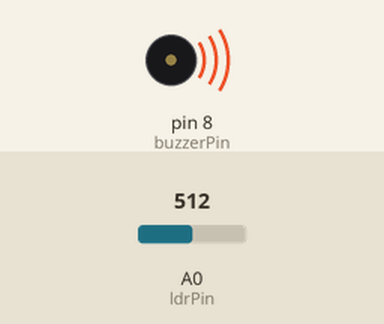
The sketch below on a simulated Arduino Uno, built with avr-gcc and run on an emulated ATmega328P. Shown: buzzer (waves = sounding, pin HIGH). The test bench sets the inputs (shaded band); at power-on: A0 (ldrPin) = 512. What the sketch prints to the serial monitor is not drawn.

Above: at 1.2 s.
1.3 s: A0 (ldrPin) set to 485
At 2.0 s:
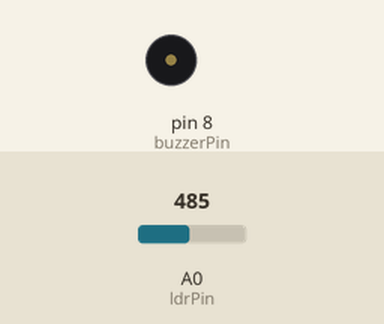
2.8 s: A0 (ldrPin) set to 510
At 3.3 s:
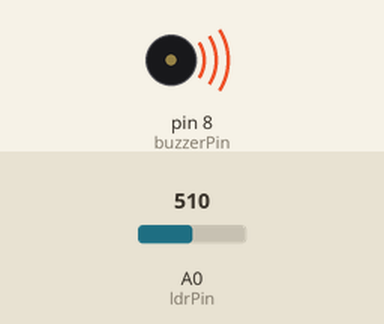
5.8 s: A0 (ldrPin) set to 490
At 6.2 s:
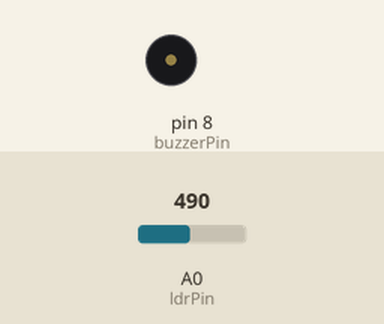
7.3 s: A0 (ldrPin) set to 511
At 8.7 s:
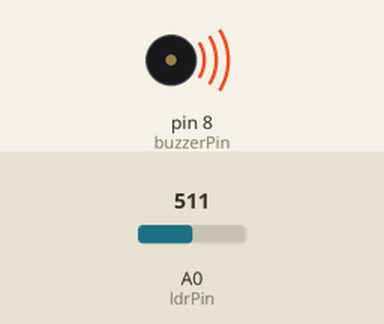
Timing chart, 0 to 9.8 s (numbered marks = the images above; inputs shaded):
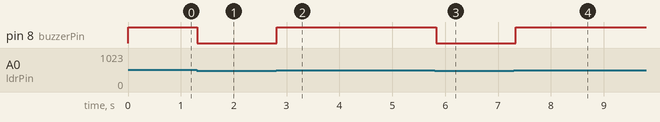

The sketch:

receiver.ino
```cpp
// LiFi V2V Receiver (manual style)
// NOTE: simple test version - needs fine tuning

int ldrPin = A0;  // photodiode/ldr input
int buzzerPin = 8;

void setup() {
  pinMode(buzzerPin, OUTPUT);
  Serial.begin(9600); // for debug only
}

void loop() {
  int sensorVal = analogRead(ldrPin);

  if (sensorVal > 500) { // crude threshold test
    digitalWrite(buzzerPin, HIGH); // alarm ON
    Serial.println("Braking signal detected!");
  } else {
    digitalWrite(buzzerPin, LOW);
  }
  delay(50);
}
```

Measured:
- the behaviour switches between 501 and 500 on A0 (ldrPin) (found by bisection; images 0 and 1)
- after the input at 1.3 s, pin 8 (buzzerPin): HIGH → LOW at once
- after the input at 2.8 s, pin 8 (buzzerPin): LOW → HIGH at once
- after the input at 5.8 s, pin 8 (buzzerPin): HIGH → LOW at once
- after the input at 7.3 s, pin 8 (buzzerPin): LOW → HIGH at once
